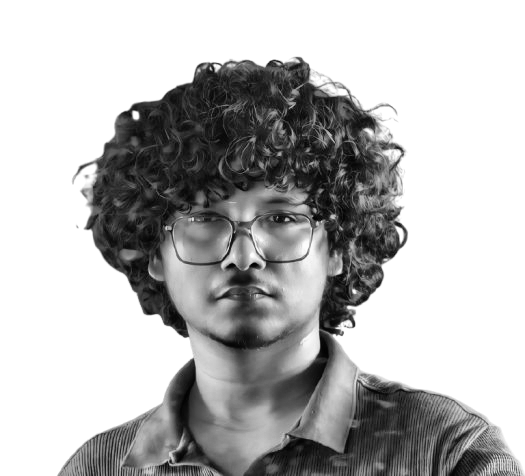
#> input picture source-prepped.png, 525 x 476 px
$ python prep_photo.py ../source-prepped.png
#> lines starting #> are read from the running program, lines starting #| are printed output that depends on the picture
import argparse
from pathlib import Path

import cv2
import numpy as np


def main() -> int:
    parser = argparse.ArgumentParser(description="Prepare a photo for ASCII conversion using CLAHE and a white background.")
    parser.add_argument("source", help="Path to the source photo")
    parser.add_argument(
        "--output",
        default="source-prepped.png",
        help="Output path for the grayscale prep image (default: source-prepped.png)",
    )
    args = parser.parse_args()

    source_path = Path(args.source)
    if not source_path.exists():
        print(f"Source file not found: {source_path}")
        return 2

    image = cv2.imread(str(source_path), cv2.IMREAD_UNCHANGED)
#> image is the input picture: shape (476, 525); min 2, max 255, mean 182.3
    if image is None:
        print(f"Unable to read image: {source_path}")
        return 3

    if image.ndim == 2:
        gray = image
        alpha = None
    elif image.shape[2] == 4:
        bgr = image[:, :, :3]
        alpha = image[:, :, 3]
        gray = cv2.cvtColor(bgr, cv2.COLOR_BGR2GRAY)
    else:
        gray = cv2.cvtColor(image, cv2.COLOR_BGR2GRAY)
        alpha = None

    clahe = cv2.createCLAHE(clipLimit=2.0, tileGridSize=(8, 8))
    prepped = clahe.apply(gray)
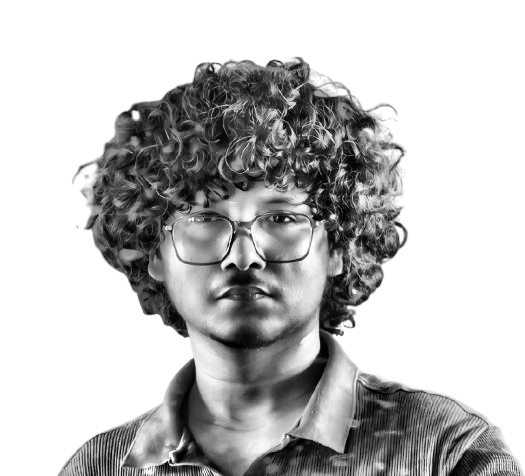
#> prepped: shape (476, 525); min 0, max 255, mean 190.7

    if alpha is not None:
        alpha_f = alpha.astype(np.float32) / 255.0
        prepped_f = prepped.astype(np.float32)
        white_bg = np.full_like(prepped_f, 255.0)
        prepped = (prepped_f * alpha_f + white_bg * (1.0 - alpha_f)).astype(np.uint8)

    output_path = Path(args.output)
    output_path.parent.mkdir(parents=True, exist_ok=True)
    success = cv2.imwrite(str(output_path), prepped)
    if not success:
        print(f"Failed to write output image: {output_path}")
        return 4

    print(f"Wrote grayscale prep image to: {output_path}")
    return 0


if __name__ == "__main__":
    raise SystemExit(main())
#> (the program exits here)
